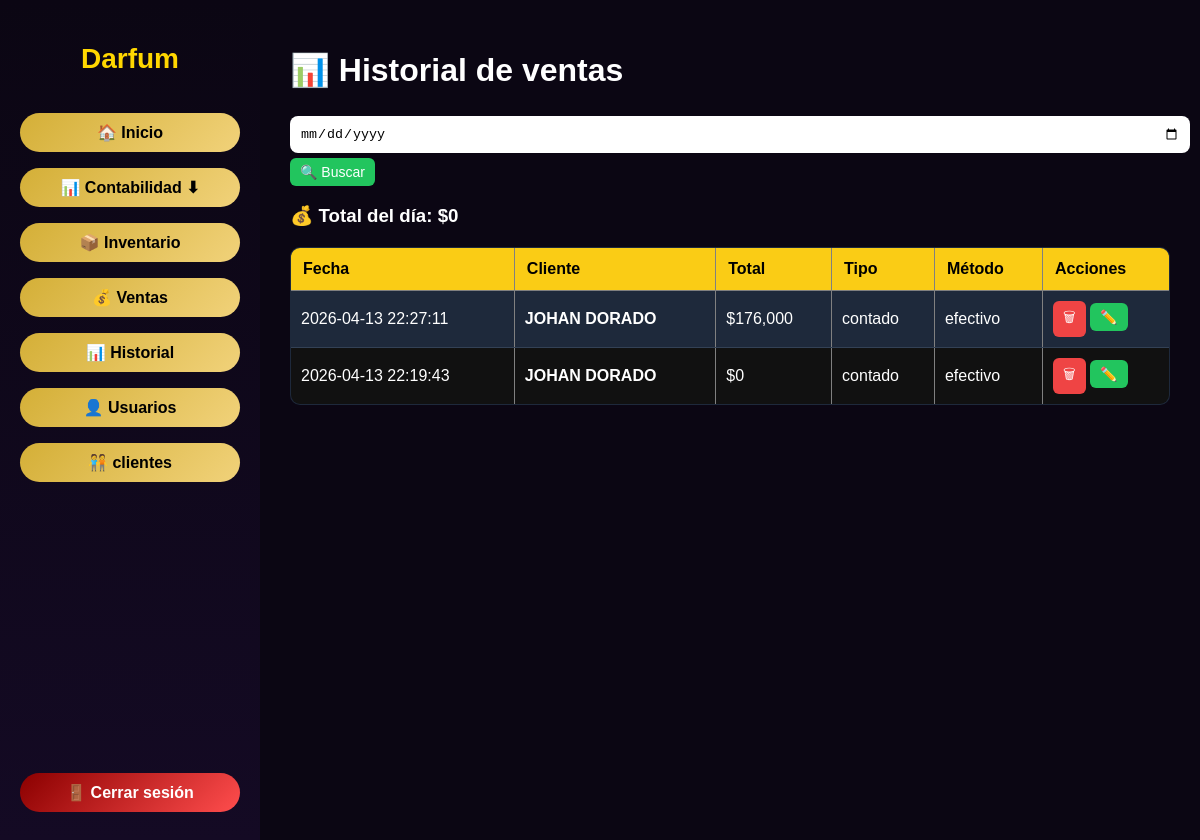
The page /historial on the database its author committed.
### tables this page shows
CREATE TABLE ventas (
        id INTEGER PRIMARY KEY AUTOINCREMENT,
        fecha TEXT,
        cliente TEXT,
        total REAL,
        tipo_venta TEXT,
        metodo_pago TEXT,
        fecha_limite TEXT,
        cuotas INTEGER
    );

### app.py (the view)
@app.route("/historial")
def historial():
    conn = sqlite3.connect(get_db_path())
    cursor = conn.cursor()
    fecha = request.args.get("fecha")
    if fecha:
        cursor.execute("""
            SELECT
                v.id,
                v.fecha,
                v.cliente,
                v.total,
                v.tipo_venta,
                v.metodo_pago
            FROM ventas v
            WHERE DATE(v.fecha) = ?
            ORDER BY v.id DESC
        """, (fecha,))
    else:
        cursor.execute("""
            SELECT
                v.id,
                v.fecha,
                v.cliente,
                v.total,
                v.tipo_venta,
                v.metodo_pago
            FROM ventas v
            ORDER BY v.id DESC
        """)
    ventas = cursor.fetchall()
    if fecha:
        cursor.execute("""
            SELECT SUM(total) FROM ventas
            WHERE DATE(fecha) = ?
        """, (fecha,))
    else:
        cursor.execute("""
            SELECT SUM(total) FROM ventas
            WHERE DATE(fecha) = DATE('now')
        """)
    total_dia = cursor.fetchone()[0] or 0
    conn.close()
    return render_template(
        "historial.html",
        ventas=ventas,
        total_dia=total_dia,
        fecha=fecha
    )

### app.py (called while the page is built)
def get_db_path():
    BASE_DIR = os.path.dirname(os.path.abspath(__file__))
    return os.path.join(BASE_DIR, "darfum.db")

### templates/historial.html (shortened to what this page needs)
{% extends "base.html" %}
{% block contenido %}
<h1>📊 Historial de ventas</h1>
<form method="GET" style="margin-bottom:15px;">
    <input type="date" name="fecha" value="{{ fecha }}">
    <button type="submit">🔍 Buscar</button>
</form>
<h3>💰 Total del día: ${{ "{:,.0f}".format(total_dia) }}</h3>
<table border="1">
    <thead>
        <tr>
            <th>Fecha</th>
            <th>Cliente</th>
            <th>Total</th>
            <th>Tipo</th>
            <th>Método</th>
            <th>Acciones</th>
        </tr>
    </thead>
    <tbody>
        {% for venta in ventas %}
        <tr>
            <td>{{ venta[1] }}</td>
            <td>{{ venta[2] }}</td>
            <td>${{ "{:,.0f}".format(venta[3]) }}</td>
            <td>{{ venta[4] }}</td>
            <td>{{ venta[5] }}</td>
            <td>
                <button onclick="eliminar({{ venta[0] }})">🗑</button>
                <button onclick="editar(
                    {{ venta[0] }},
                    '{{ venta[2] }}',
                    '{{ venta[4] }}',
                    '{{ venta[5] }}'
                )">✏️</button>
            </td>
        </tr>
        {% endfor %}
    </tbody>
</table>
{% endblock %}

### templates/base.html (shortened to what this page needs)
<!DOCTYPE html>
<html>
<head>
    <link rel="stylesheet" href="{{ url_for('static', filename='styles.css') }}">
</head>
<body>
<div class="layout">
    <aside class="sidebar">
        <h2 class="logo">Darfum</h2>
        <a href="/home" class="menu-item">🏠 Inicio</a>
        <div class="menu-item" onclick="toggleSubmenu()">
    📊 Contabilidad ⬇
</div>
        <a href="/" class="menu-item">📦 Inventario</a>
        <a href="/ventas" class="menu-item">💰 Ventas</a>
        <a href="/historial" class="menu-item">📊 Historial</a>
        <a href="/usuarios" class="menu-item">👤 Usuarios</a>
        <a href="/clientes" class="menu-item">🧑‍🤝‍🧑 clientes</a>
        <a href="/logout" class="menu-item logout">🚪 Cerrar sesión</a>
    </aside>
    <main class="content">
        {% block contenido %}
        {% endblock %}
    </main>
</div>
</body>
</html>

### static/styles.css (style rules this page uses)
body { margin: 0; font-family: 'Segoe UI', sans-serif; background: #0b0b0f; color: white; }
.logo { color: gold; font-weight: bold; font-size: 20px; }
.logo { color: gold; font-size: 28px; }
input { width: 100%; padding: 12px; margin: 10px 0; border-radius: 10px; border: none; }
body { margin: 0; font-family: Arial, sans-serif; background: #0b0613; color: white; }
.layout { display: flex; }
.sidebar { width: 220px; height: 100vh; background: #140a24; padding: 20px; display: flex; flex-direction: column; }
.logo { color: gold; margin-bottom: 30px; text-align: center; }
.menu-item { text-decoration: none; color: white; padding: 12px; margin: 5px 0; border-radius: 10px; transition: 0.3s; }
.logout { margin-top: auto; background: #2a1a40; }
.content { flex: 1; padding: 30px; }
.sidebar { width: 220px; height: 100vh; background: linear-gradient(180deg, #0b0613, #140a24); padding: 20px; display: flex; flex-direction: column; }
.logo { color: gold; text-align: center; margin-bottom: 30px; }
.menu-item { text-decoration: none; color: black; padding: 12px; margin: 8px 0; border-radius: 30px; background: linear-gradient(135deg, #d4af37, #f1d27a); font-weight: bold; text-align: center; transition: 0.3s; }
.logout { margin-top: auto; background: linear-gradient(135deg, #8b0000, #ff4d4d); color: white; }
td { padding: 8px; }
tr:nth-child(even) { background: #111; }
td:nth-child(2) { font-weight: bold; }
table { width: 100%; border-collapse: collapse; margin-top: 20px; background: #1e293b; border-radius: 10px; overflow: hidden; }
th { background: #facc15; color: #000; padding: 12px; text-align: left; }
td { padding: 10px; border-bottom: 1px solid #334155; }
button { border: none; padding: 6px 10px; border-radius: 6px; cursor: pointer; font-size: 14px; }
button:nth-child(1) { background: #ef4444; color: white; }
button:nth-child(2) { background: #22c55e; color: white; }
h2 { color: #facc15; }
.menu-item { cursor: pointer; padding: 10px; }
input, select { width: 100%; padding: 10px; margin: 5px 0; border-radius: 8px; border: none; }

### rows shown on the page
ventas: fecha "2026-04-13 22:27:11", cliente "JOHAN DORADO", total "176,000", tipo_venta "contado", metodo_pago "efectivo"
ventas: fecha "2026-04-13 22:19:43", cliente "JOHAN DORADO", total "0", tipo_venta "contado", metodo_pago "efectivo"

### other values the page prints
{{ "{:,.0f}".format(total_dia) }} "0"
